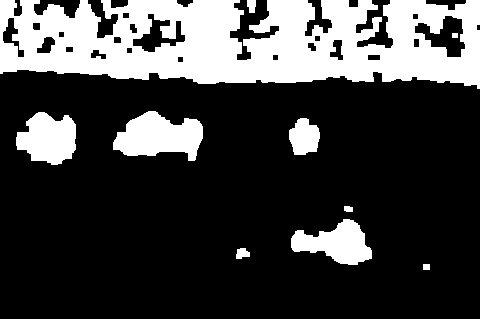
//> input picture opencv2_contoursFinder/opencv2_contoursFinder/binaryGroup.bmp, 480 x 319 px
$ ./main   (built with g++ and OpenCV 4)
//> lines starting //> are read from the running program, lines starting //| are printed output that depends on the picture; after the words box and inside, x2 and y2 are one past the last pixel; in counts of white or black regions, pixels touching at a corner belong together
#include <iostream>
#include <opencv2/opencv.hpp>
#include <vector>
using namespace cv;
using namespace std;
int main()
{
	Mat image = imread("binaryGroup.bmp",0);
//> image: 319 rows x 480 cols, CV_8UC1; 25.7% white; 10 white regions
	namedWindow("binary img", WINDOW_AUTOSIZE);
	imshow("binary img", image);

	vector<vector<Point>> contours;
	findContours(image, contours, CV_RETR_EXTERNAL, CV_CHAIN_APPROX_NONE);
//> contours = 9 contours; largest, box (x1, y1, x2, y2) and area: (0, 0, 480, 89) 32868, (113, 111, 203, 161) 2824, (16, 112, 76, 165) 2204, (291, 219, 372, 265) 2044, (289, 118, 320, 155) 804

	std::cout << "Contours: " << contours.size() << std::endl;
//| Contours: 9
	vector<vector<Point>>::const_iterator itc = contours.begin();
	for (; itc != contours.end(); itc++){
		cout << "size:" << itc->size() << " ";
	}
//> this loop made 9 passes
//| size:22 size:41 size:220 size:24 size:111 size:197 size:245 size:38
//> (output is shown up to pass 8 of 9)
	cout << endl;

	Mat result(image.size(), CV_8U, Scalar(255));


	drawContours(result, contours, -1, Scalar(0), 2);
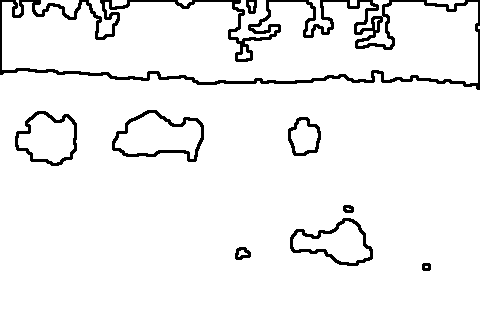
//> result: 319 rows x 480 cols, CV_8UC1; 94.3% white; 9 black regions
	namedWindow("result img", WINDOW_AUTOSIZE);
	imshow("result img", result);

	int minC = 100;
	int maxC = 1000;
	vector<vector<Point>>::const_iterator itc2 = contours.begin();
	while (itc2!=contours.end())
	{
		if (itc2->size()<minC || itc2->size()>maxC) itc2 = contours.erase(itc2);
		else ++itc2;
	}
//> after the loop, contours = 4 contours; box (x1, y1, x2, y2) and area: (113, 111, 203, 161) 2824, (16, 112, 76, 165) 2204, (291, 219, 372, 265) 2044, (289, 118, 320, 155) 804
	std::cout << "Contours: " << contours.size() << std::endl;
//| Contours: 4
	Mat result2(image.size(), CV_8U, Scalar(255));
	drawContours(result2, contours, -1, Scalar(0), 2);
//> result2: 319 rows x 480 cols, CV_8UC1; 98.3% white; 4 black regions
	Mat src0 = imread("group.jpg");
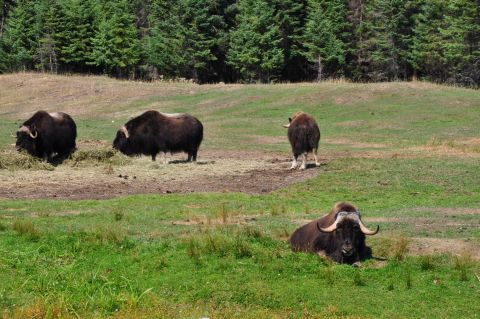
//> input picture opencv2_contoursFinder/opencv2_contoursFinder/group.jpg, 480 x 319 px
//> src0 is the input picture: 319 rows x 480 cols, CV_8UC3; mean B, G, R 69.4, 113.6, 107.3


	drawContours(src0, contours, -1, Scalar(255), 2);
//> src0: 319 rows x 480 cols, CV_8UC3; 1.71% of pixels changed, all inside (x1, y1, x2, y2) = (15, 110, 373, 266)
	imshow("src0", src0);
	namedWindow("result2 img", WINDOW_AUTOSIZE);
	imshow("result2 img", result2);
	Mat dst;
	Mat src = imread("group.jpg",0);
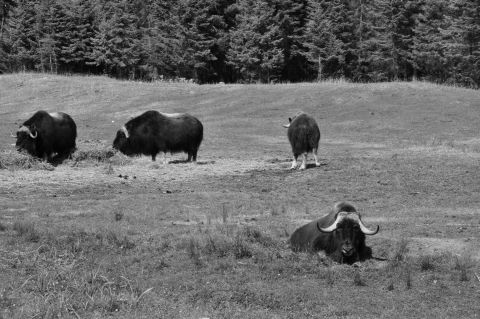
//> src: 319 rows x 480 cols, CV_8UC1; min 0, max 243, mean 106.7

	addWeighted(src, 0.7, result2,0.3, 0, dst);
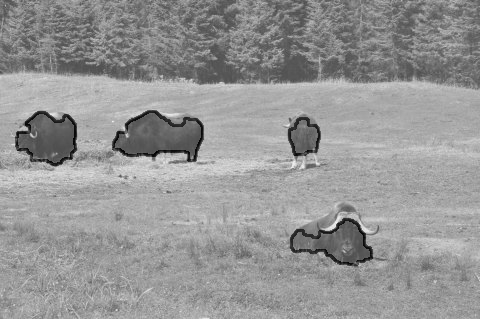
//> dst: 319 rows x 480 cols, CV_8UC1; min 0, max 247, mean 149.9
	imshow("dts img", dst);


	Mat src2 = imread("group.jpg");
	drawContours(src2, contours, -1, Scalar::all(255), 2);
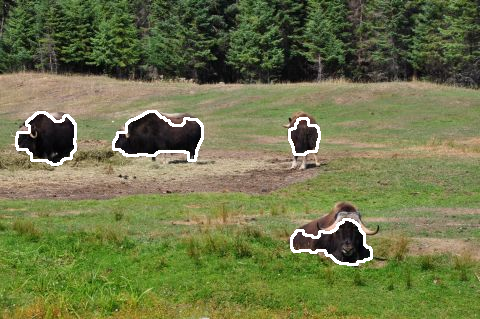
//> src2: 319 rows x 480 cols, CV_8UC3; 1.71% of pixels changed, all inside (x1, y1, x2, y2) = (15, 110, 373, 266)
	imshow("Contours on Animals", src2);
	//外轮廓

	vector<vector<Point>> contours_list;
	findContours(image, contours_list, CV_RETR_LIST, CV_CHAIN_APPROX_NONE);
//> contours_list = 30 contours; largest, box (x1, y1, x2, y2) and area: (0, 0, 480, 89) 32868, (113, 111, 203, 161) 2824, (16, 112, 76, 165) 2204, (291, 219, 372, 265) 2044, (414, 15, 466, 58) 1152
	Mat result_list(image.size(), CV_8U, Scalar(255));


	drawContours(result_list, contours_list, -1, Scalar(0), 2);
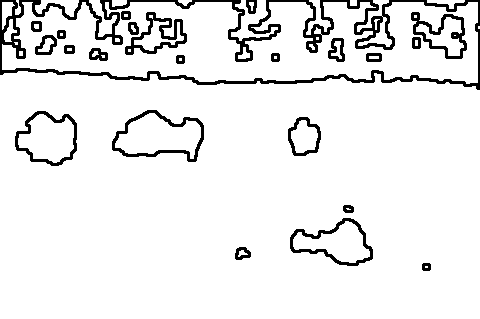
//> result_list: 319 rows x 480 cols, CV_8UC1; 92% white; 23 black regions, largest, box (x1, y1, x2, y2) and area: (0, 0, 480, 90) 6416, (112, 110, 204, 162) 834, (125, 12, 187, 55) 790
	namedWindow("result_list img", WINDOW_AUTOSIZE);
	imshow("result_list img", result_list);


	Rect r0 = boundingRect(Mat(contours[0]));
//> r0 = Rect(291, 219, 81, 46)
	rectangle(result2, r0, Scalar(0), 2);
	//测试最小包围圆
	float radius;
	Point2f center;
	minEnclosingCircle(Mat(contours[1]), center, radius);
//> center = Point(302.9, 137); radius = 19.22
	circle(result2, Point(center), static_cast<int>(radius), Scalar(0), 2);
//> result2: 319 rows x 480 cols, CV_8UC1; 97.7% white; 4 black regions, box (x1, y1, x2, y2) and area: (290, 218, 373, 266) 1325, (112, 110, 204, 162) 834, (15, 111, 77, 166) 667, (283, 117, 324, 158) 622
	//测试多边形近似
	vector<Point>poly;
	approxPolyDP(Mat(contours[2]), poly, 5, true);
//> poly = contour of 12 points, box (x1, y1, x2, y2) (17, 112, 76, 165), area 2194
	vector<Point>::const_iterator itp = poly.begin();
	while (itp!=(poly.end()-1))
	{
		line(result2, *itp, *(itp + 1), Scalar(0), 2);
		++itp;
	}
//> this loop made 11 passes
//> result2: 319 rows x 480 cols, CV_8UC1; 97.7% white; 4 black regions, box (x1, y1, x2, y2) and area: (290, 218, 373, 266) 1325, (112, 110, 204, 162) 834, (15, 111, 77, 166) 764, (283, 117, 324, 158) 622
	line(result2, *(poly.begin()), *(poly.end() - 1), Scalar(0), 2);

	//测试凸包
	vector<Point>hull;
	convexHull(Mat(contours[3]), hull);
//> hull = contour of 16 points, box (x1, y1, x2, y2) (113, 111, 203, 161), area 3410
	//测试力矩，遍历所有轮廓
	//vector<Point>::const_iterator itc = contours.begin(); 定义过
	itc = contours.begin();
	while (itc != contours.end()){
		Moments mom = moments(Mat(*itc++));
		circle(result2, Point(mom.m10 / mom.m00, mom.m01 / mom.m00), 2, Scalar(0), 2);
	}
//> this loop made 4 passes
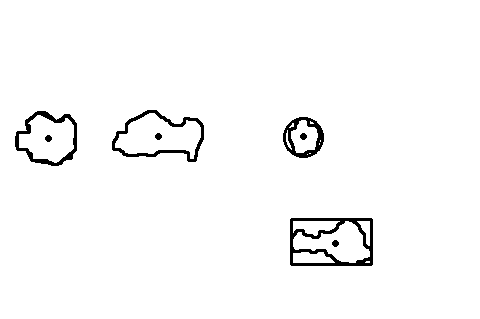
//> result2: 319 rows x 480 cols, CV_8UC1; 97.6% white; 8 black regions, largest, box (x1, y1, x2, y2) and area: (290, 218, 373, 266) 1325, (112, 110, 204, 162) 834, (15, 111, 77, 166) 764
	imshow("contours", result2);

	waitKey(0);
}
